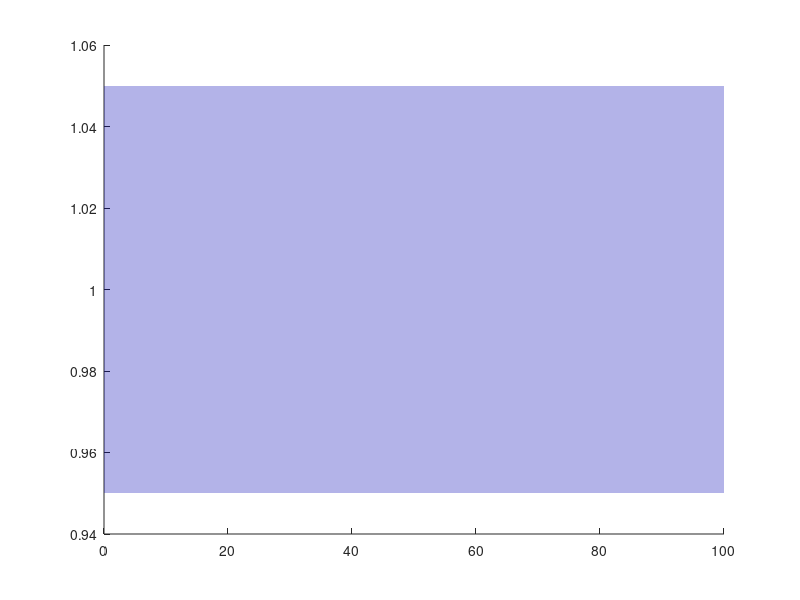

MATLAB code to generate this figure: (Note: this script raises an error after producing the figure.)
t = 0:0.01:100;

lambda = [-0.2+4j, -0.2-4j, -3];

num = abs(prod(lambda));
den = poly(lambda);
sys = tf(num, den);
[y, t_out] = step(sys, t);

y_inf = y(end);

[y_max, idx_max] = max(y);
Mp = (y_max - y_inf) / y_inf * 100;
t_max = t_out(idx_max);

lower_bound = 0.95 * y_inf;
upper_bound = 1.05 * y_inf;

tp_index = find((y < lower_bound) | (y > upper_bound), 1, 'last');
if isempty(tp_index)
    tp = 0;
else
    if tp_index + 1 <= length(t_out)
        tp = t_out(tp_index + 1);
    else
        tp = t_out(end);
    end
end

figure('Color', 'white', 'Position', [100, 100, 700, 350]);
hold on;

x_fill = [t_out(:); flipud(t_out(:))];
y_fill = [upper_bound*ones(size(t_out(:))); flipud(lower_bound*ones(size(t_out(:))))];
h_fill = fill(x_fill, y_fill, [0, 0, 0.7], 'FaceAlpha', 0.3, 'EdgeColor', 'none');

uistack(h_fill, 'bottom')

h_plot = plot(t_out, y, 'b-', 'LineWidth', 2.5, 'Color', [0, 0, 0.7]);

h_ymax = plot([0, t_max], [y_max, y_max], 'k--', 'LineWidth', 1.5);

text(-0.3, y_max - 0.05, 'y_{max}', ...
    'HorizontalAlignment', 'right', ...
    'VerticalAlignment', 'bottom', ...  
    'FontSize', 12, 'Color', 'black', 'FontWeight', 'bold');

if tp > 0
    h_tp = plot([tp, tp], [0, upper_bound], 'r--', 'LineWidth', 1.5, 'Color', [0.8, 0, 0]);

    text(tp, -0.011, sprintf('t_p', tp), ...
     'HorizontalAlignment', 'center', 'VerticalAlignment', 'top', ...
     'FontSize', 12, 'Color', [0.8, 0, 0], 'FontWeight', 'bold');
end

h_yinf = plot([0, t_out(end)], [y_inf, y_inf], 'k--', 'LineWidth', 1.5);

text(-0.5, y_inf, sprintf('y_{∞}', y_inf), ...
     'HorizontalAlignment', 'right', 'VerticalAlignment', 'middle', ...
     'FontSize', 12, 'Color', 'black', 'FontWeight', 'bold');

hold off;

ax = gca;
ax.LineWidth = 1.5;
ax.FontSize = 14;
ax.FontName = 'DejaVuMathTeXGyre';
ax.XColor = [0.3, 0.3, 0.3];
ax.YColor = [0.3, 0.3, 0.3];
grid on; grid minor;
ax.GridColor = [0.9, 0.9, 0.9];
ax.GridAlpha = 0.4;
ax.MinorGridColor = [0.95, 0.95, 0.95];
ax.MinorGridAlpha = 0.2;
box on;

ylim([-0.02, 1.5]); 
xlim([0, 35]); 

ax.TickDir = 'in';

ax.YTick = 0:0.4:1.2; 

xlabel('Time');
ylabel('Amplitude');

h_leg = legend([h_plot, h_fill, h_yinf, h_ymax, h_tp], ...
       'Step response', '±5% region', ...
       sprintf('y_{∞} = %.2f', y_inf), ...
       sprintf('y_{max} = %.2f', y_max), ...
       sprintf('t_p = %.2f s', tp), ...
       'Location', 'southeast');

set(findall(gcf, '-property', 'FontName'), 'FontName', 'DejaVu Math TeX Gyre');
exportgraphics(gcf, '../../images/task2/y8.png', 'Resolution', 300);

fprintf('\n==== Результаты ====\n');
fprintf('Полюса:                 %s\n', mat2str(lambda));
fprintf('Установившееся значение: %.4f\n', y_inf);
fprintf('Перерегулирование:       %.2f %%\n', Mp);
fprintf('Время перехода (5%%):     %.2f сек\n', tp);

%%%%%%%%%%%%%%%%%%%%%%%%%%%%%%%%%%%%%%%%%%%%%%%%%%%%%%%%%%%

figure('Color', 'white', 'Position', [100, 100, 550, 300]); 
% plot(real(lambda), imag(lambda), 'o', 'MarkerSize', 10, ...
%     'MarkerFaceColor', [0.0, 0.0, 0.7], 'MarkerEdgeColor', 'black', 'LineWidth', 1.5);

colors = {[0, 0, 0.7], [0.8, 0.2, 0.2], [0, 0.5, 0.4]};

hold on
for k = 1:length(lambda)
    plot(real(lambda(k)), imag(lambda(k)), 'o', ...
        'MarkerSize', 10, ...
        'MarkerFaceColor', colors{k}, ...
        'MarkerEdgeColor', 'k', ...
        'LineWidth', 1.5);
end
hold off

grid on; 
axis equal; 
ax = gca;

ax.Box = 'off'; 
ax.XAxisLocation = 'origin'; 
ax.YAxisLocation = 'origin'; 

ax.LineWidth = 1.5; 
ax.FontSize = 12; 
ax.FontName = 'DejaVuMathTeXGyre'; 
ax.XColor = [0.3, 0.3, 0.3]; 
ax.YColor = [0.3, 0.3, 0.3];

grid on; 
grid minor; 
ax.GridColor = [0.9, 0.9, 0.9]; 
ax.GridAlpha = 0.4; 
ax.MinorGridColor = [0.95, 0.95, 0.95]; 
ax.MinorGridAlpha = 0.2;

xlabel('Re(\lambda)');
ylabel('Im(\lambda)');

xlim([-5.5, 5.25]); 
ylim([-5.25, 5.24]); 

ax.TickDir = 'in';

ax.XTick = -12:2:12; 
ax.YTick = -12:2:12;

ax.XAxis.Label.FontSize = 13;
ax.YAxis.Label.FontSize = 13;

hold on;

arrowColor = [0.3, 0.3, 0.3];
arrowSize = 0.15; 

x_arrow_x = [1.98, 2.2, 1.98, 1.98];
x_arrow_y = [arrowSize/2, 0, -arrowSize/2, arrowSize/2];
fill(x_arrow_x, x_arrow_y, arrowColor, 'EdgeColor', arrowColor, 'LineWidth', 1);

y_arrow_x = [arrowSize/2, 0, -arrowSize/2, arrowSize/2];
y_arrow_y = [1.98, 2.2, 1.98, 1.98];
fill(y_arrow_x, y_arrow_y, arrowColor, 'EdgeColor', arrowColor, 'LineWidth', 1);

hold off;

set(findall(gcf, '-property', 'FontName'), 'FontName', 'DejaVu Math TeX Gyre');
exportgraphics(gcf, '../../images/task2/lambda8.png', 'Resolution', 300);
